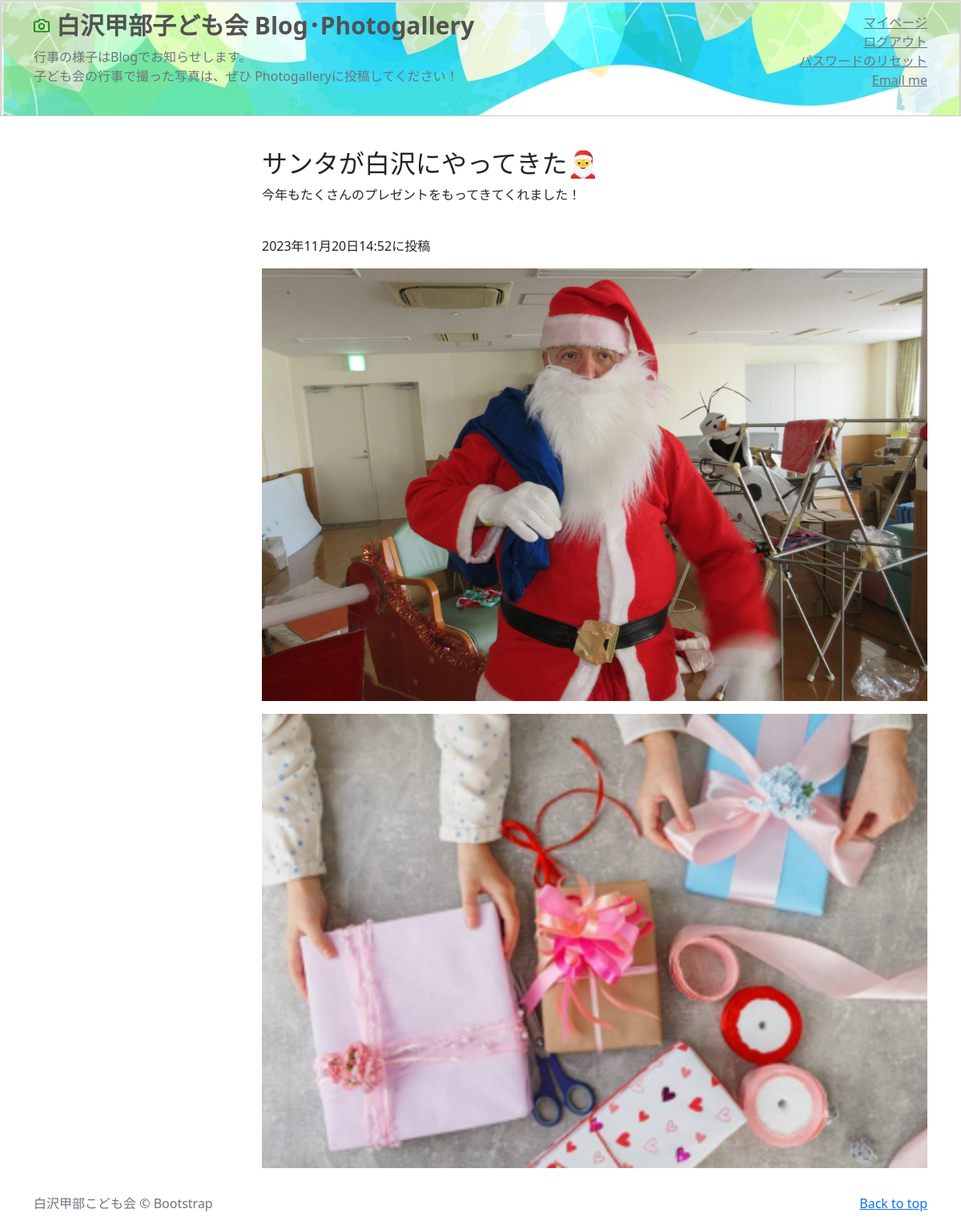
The page /photo-detail/2 (signed in) on the database its author committed.
### kouka2app/models.py (models this page shows, shortened)
class PhotoPost(models.Model):
    user = models.ForeignKey(
        CustomUser,
        verbose_name='ユーザー',
        on_delete=models.CASCADE
        )
    category = models.ForeignKey(
        Category,
        verbose_name='カテゴリ',
        on_delete=models.PROTECT
        )
    title = models.CharField(
        verbose_name='タイトル',    #フィールドのタイトル
        max_length=200             #最大文字200文字
        )
    comment = models.TextField(
        verbose_name='コメント',    #フィールドのタイトル
        )
    image1 = models.ImageField(
        verbose_name='イメージ１',  #フィールドのタイトル
        upload_to = 'photos'       #MEDIA_PORT以下のphotoにファイルを保存
        )
    image2 = models.ImageField(
        verbose_name='イメージ２',  #フィールドのタイトル
        upload_to = 'photos',      #MEDIA_PORT以下のphotoにファイルを保存
        blank=True,                #フィールド値の設定は必須ではない
        null=True                   #データベースにnullが保存されることを許容
        )
    image3 = models.ImageField(
        verbose_name='イメージ3',  #フィールドのタイトル
        upload_to = 'photos',      #MEDIA_PORT以下のphotoにファイルを保存
        blank=True,                #フィールド値の設定は必須ではない
        null=True                   #データベースにnullが保存されることを許容
        )
    image2 = models.ImageField(
        verbose_name='イメージ4',  #フィールドのタイトル
        upload_to = 'photos',      #MEDIA_PORT以下のphotoにファイルを保存
        blank=True,                #フィールド値の設定は必須ではない
        null=True                   #データベースにnullが保存されることを許容
        )
    image2 = models.ImageField(
        verbose_name='イメージ5',  #フィールドのタイトル
        upload_to = 'photos',      #MEDIA_PORT以下のphotoにファイルを保存
        blank=True,                #フィールド値の設定は必須ではない
        null=True                   #データベースにnullが保存されることを許容
        )
    image2 = models.ImageField(
        verbose_name='イメージ6',  #フィールドのタイトル
        upload_to = 'photos',      #MEDIA_PORT以下のphotoにファイルを保存
        blank=True,                #フィールド値の設定は必須ではない
        null=True                   #データベースにnullが保存されることを許容
        )
    posted_at = models.DateTimeField(
        verbose_name='投稿日時',     #フィールドのタイトル
        auto_now_add=True           #日時を自動追加
        )

### kouka2app/views.py (the view)
# urls.py: path('photo-detail/<int:pk>',views.DetailView.as_view(),
class DetailView(DetailView):
    template_name = 'detail.html'
    model = PhotoPost

### kouka2app/templates/detail.html (shortened to what this page needs)
{% extends 'base.html' %}
      {% block contents %}
      <br>
      <div class="container">
        <div class="row">
          <div class="col offset-3">
            <h2>{{object.title}}</h2>
            <p>{{object.comment}}</p>
            <br>
            <p>{{object.posted_at}}に投稿</p>
            <p><img src="{{ object.image1.url }}" class="img-fluid"></img></p>
            {% if object.image3 %}
            <p><img src="{{ object.image3.url }}" class="img-fluid"></img></p>
            {% endif %}
      {% endblock %}

### kouka2app/templates/base.html (shortened to what this page needs)
{% load static %}
<!doctype html>
<html lang="ja">
  <head>
    <link href="https://cdn.jsdelivr.net/npm/bootstrap@5.0.2/dist/css/bootstrap.min.css"
          rel="stylesheet"
>
  </head>
  <body>
    <header>
      <div class="navbar-dark">
        <div class="container">
          <div class="row">
            <div class="col-sm-8 col-md-7 py-1">
              <a href="{% url 'kouka2app:index' %}"
                class="navbar-brand d-flex align-items-center">
            <strong class="text-secondary">白沢甲部子ども会 Blog･Photogallery</strong>
            </a>
              <p class="text-muted">
                 行事の様子はBlogでお知らせします。
                <br> 子ども会の行事で撮った写真は、ぜひ
                Photogalleryに投稿してください！
              </p>
            </div>
            <div class="col-sm-4 offset-md-1 py-3 text-end">
              <ul class="list-unstyled">
                {%if user.is_authenticated %}
                <li><a href="{% url 'kouka2app:mypage' %}"
                      class="text-secondary">マイページ</a></li>
                <li><a href="{% url 'accounts:logout' %}"
                      class="text-secondary">ログアウト</a></li>
                <li><a href="{% url 'password_reset' %}"
                      class="text-secondary">パスワードのリセット</a></li>
                <li><a href="mailto:admin@example.com"
                      class="text-secondary">Email me</a></li>
                {% endif %}
              </ul>
            </div>
          </div>
        </div>
      </div>
      <hr style="margin-top: 0;">
    </header>
    <main>
      {% block contents %}{% endblock %}
    </main>
    <footer class="text-muted py-3">
      <div class="container">
        <p class="float-end mb-1">
          <a href="#">Back to top</a>
        </p>
        <p class="mb-1">
          白沢甲部こども会 &copy; Bootstrap</p>
      </div>
    </footer>
  </body>
</html>

### rows shown on the page
PhotoPost: title "サンタが白沢にやってきた🎅", comment "今年もたくさんのプレゼントをもってきてくれました！", posted_at "2023年11月20日14:52", image1 (picture), image3 (picture)
